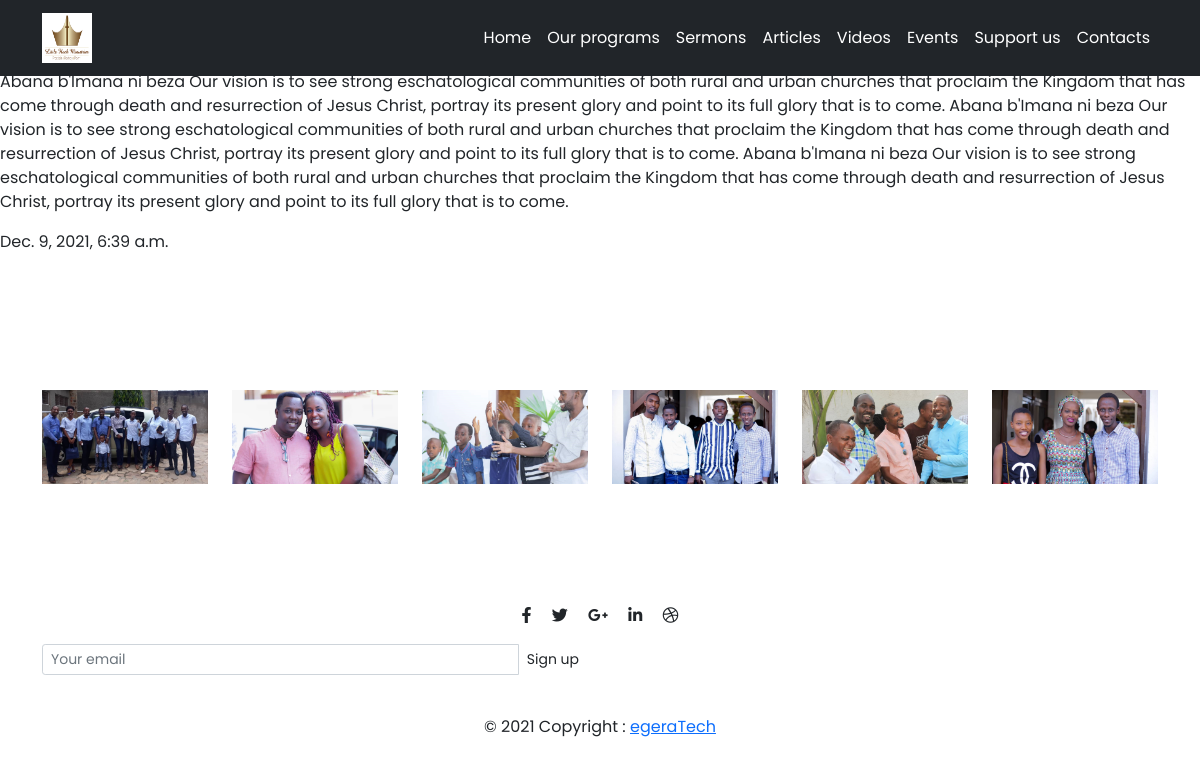
Screenshot of /2021-12-12-23-20-11-abana-bimana/ with the database file from the repository.
### flock/models.py (models this page shows, shortened)
class Sermon(models.Model):
    title = models.CharField(max_length=101)
    slug = models.SlugField(max_length=150, unique=True)
    date = models.DateTimeField(auto_now_add=True)
    body = models.TextField()
    photo = models.ImageField(upload_to=settings.MEDIA_ROOT, default='default.png', blank=True)
    def image_tag(self):
        return mark_safe('<img src="{}" width="150" height="150" />'.format(self.photo) )
    image_tag.short_description = 'Image'

### flock/views.py (the view)
# urls.py: re_path(r'^(?P<slug>[\w-]+)/$', views.sermon_detail, name='sermon_detail'),
def sermon_detail(request, slug):
    sermon = Sermon.objects.get(slug=slug)
    return render(request, 'flock/sermon_detail.html', {'sermon':sermon})

### flock/templates/flock/sermon_detail.html (shortened to what this page needs)
{% extends 'flock/base_layout.html' %}
{% block content %}
    <div class="sermon-detail">
    <div class="sermon">
    <h2>{{ sermon.title }}</h2>
    <p>{{ sermon.body }}</p>
    <p>{{ sermon.date }}</p>
    </div>
    </div>
{% endblock %}

### assets/styles.css (style rules this page uses)
* { margin: 0; padding: 0; box-sizing: border-box; font-family: 'Poppins', sans-serif; }
body { background: #f0f0f0f0 }

### rows the page displays
Sermon: body "Abana b'Imana ni beza Our vision is to see strong eschatological communities of both rural and urban churches that proclaim the Kingdom that has come through death and resurrection of Jesus Christ, portray its present glory and point to its full glory that is to come. Abana b'Imana ni beza Our vision is to see strong eschatological communities of both rural and urban churches that proclaim the Kingdom that has come through death and resurrection of Jesus Christ, portray its present glory and point to its full glory that is to come. Abana b'Imana ni beza Our vision is to see strong eschatological communities of both rural and urban churches that proclaim the Kingdom that has come through…", date "Dec. 9, 2021, 6:39 a.m."
